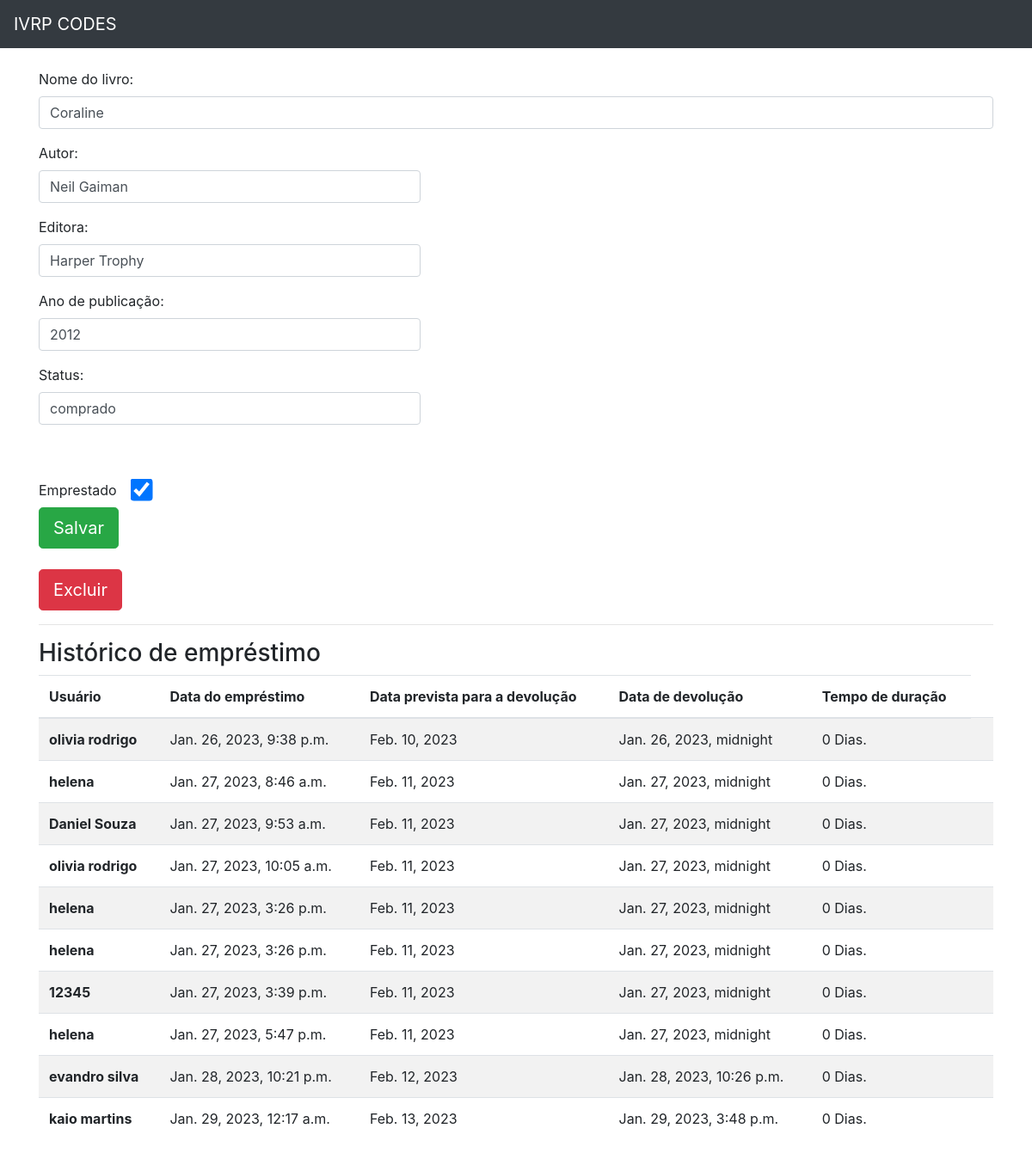
/livro/ver_livro/3, run on the app's committed database.
### livro/models.py (models this page shows, shortened)
class Livros(models.Model):
  img = models.ImageField(upload_to='capa_livro', null = True, blank = True)
  titulo = models.CharField(max_length = 100)
  autor = models.CharField(max_length = 30)
  editora = models.CharField(max_length = 50)
  status = models.CharField(max_length = 8)
  emprestado = models.BooleanField(default = False)
  categoria = models.ForeignKey(Categoria, on_delete= models.DO_NOTHING)
  anoPublicacao = models.CharField(max_length = 4)
  class Meta:
    verbose_name = 'Livro'

class Emprestimo(models.Model):
  nome_emprestado = models.ForeignKey(Usuario, on_delete=models.DO_NOTHING)
  data_emprestimo = models.DateTimeField(default = datetime.datetime.now())
  data_devolucao = models.DateTimeField(blank=True, null=True)
  data_prevista_devolucao = models.DateField(blank=True, null=True)
  cpf_biblio = models.CharField(max_length=11)
  livro = models.ForeignKey(Livros, on_delete=models.DO_NOTHING)
  class Meta:
    verbose_name = 'Emprestimo'

### usuarios/models.py (models this page shows)
class Usuario(models.Model):
    nome = models.CharField(max_length=30)
    email = models.EmailField()
    categoria = models.CharField(max_length=50)
    turma = models.CharField(max_length=50)
    telefone = models.CharField(max_length=11)
    senha = models.CharField(max_length=8)
    def __str__(self) -> str:
        return self.nome

### livro/views.py (the view)
# urls.py: path('ver_livro/<int:id>', views.ver_livros, name='ver_livros'),
def ver_livros(request, id):
    livro = Livros.objects.get(id = id)
    emprestimos = Emprestimo.objects.filter(livro = livro)
    form = CadastroLivro()
    return render(request, 'ver_livro.html', {'livro': livro, 'emprestimos': emprestimos, 'form': form, 'id_livro': id})

### livro/forms.py
class CadastroLivro(forms.ModelForm):
    class Meta:
        model = Livros
        fields = "__all__"
    def __init__(self, *args, **kwargs):
        super().__init__(*args, **kwargs)

### livro/templatetags/filtros.py (called while the page is built)
@register.filter
def mostra_duracao(value1, value2):
    if all((isinstance(value1, datetime), isinstance(value2, date))):
        dias = (value1 - value2).days
        texto = 'Dias'
        if dias == 1:
            texto = 'Dia'
        if dias < 0:
            dias = 0
        return f"{dias} {texto}."
    else:
        return "Ainda não foi devolvido."

### livro/templates/ver_livro.html (shortened to what this page needs)
{% extends 'base3.html' %}
{% load filtros %}
{% block 'conteudo' %}
<div class="container">
        <br>
        <form action="#" method="POST">
          <p>
            <label>Nome do livro:</label>
            <input class="form-control" type="texte" value="{{livro.titulo}}" name="titulo">
          </p>
          <p>
            <label>Autor:</label>
            <input style="width: 40%;" class="form-control" type="texte" value="{{livro.autor}}" name="autor">
          </p>
          <p>
            <label>Editora:</label>
            <input style="width: 40%;" class="form-control" type="texte" value="{{livro.editora}}" name="editora">
          </p>
          <p>
              <label>Ano de publicação:</label>
              <input style="width: 40%;" class="form-control" type="texte" value="{{livro.anoPublicacao}}" name="anoPublicacao">
          </p>
          <p>
              <label>Status:</label>
              <input style="width: 40%;" class="form-control" type="texte" value="{{livro.status}}" name="status">
            </p>
          <br>
          <br>
            <label>Emprestado &nbsp; &nbsp;</label>
            {% if livro.id %}
              <input style= "transform: scale(2.0)" checked type="checkbox" name="emprestado">
            {% else %}
              <input style= "transform: scale(2.0)" type="checkbox" name="emprestado">
            {% endif %}
            <br>
            <input type="submit" class="btn btn-success btn-lg" value="Salvar">
        </form>
        <br>
        <button type="button" class="btn btn-danger btn-lg" data-toggle="modal" data-target="#exampleModal2">
          Excluir
        </button>
        <hr>
        <h3>Histórico de empréstimo</h3>
        <table class="table table-striped">
          <thead>
            <tr>
              <th scope="col">Usuário</th>
              <th scope="col">Data do empréstimo</th>
              <th scope="col">Data prevista para a devolução</th>
              <th scope="col">Data de devolução</th>
              <th scope="col">Tempo de duração</th>
            </tr>
          </thead>
          <tbody>
            {%for i in emprestimos%}
              <tr>
                <th scope="row">{{i.nome_emprestado}}</th>
                <td>{{i.data_emprestimo}}</td>
                <td>{{i.data_prevista_devolucao}}</td>
                <td>{{i.data_devolucao}}</td>
                <td>{{i.data_devolucao|mostra_duracao:i.data_emprestimo}}</td>
                <td></td>
              </tr>
            {%endfor%}
          </tbody>
        </table>
        </div>
{% endblock %}

### templates/base3.html (shortened to what this page needs)
<!doctype html>
<html lang="en">
  <head>
    <link rel="stylesheet" href="https://cdn.jsdelivr.net/npm/bootstrap@4.6.2/dist/css/bootstrap.min.css">
  </head>
  <body>
<nav class="navbar navbar-dark bg-dark">
  <a class="navbar-brand" href="{%url 'home_empre'%}">IVRP CODES</a>
</nav>
    {% block 'conteudo' %}
    {% endblock %}
</html>

### data on the page
Livros: titulo "Coraline", autor "Neil Gaiman", editora "Harper Trophy", anoPublicacao "2012", status "comprado"
Emprestimo: nome_emprestado "olivia rodrigo", data_emprestimo "Jan. 26, 2023, 9:38 p.m.", data_prevista_devolucao "Feb. 10, 2023", data_devolucao "Jan. 26, 2023, midnight", data_devolucao|mostra_duracao "0 Dias."
Emprestimo: nome_emprestado "helena", data_emprestimo "Jan. 27, 2023, 8:46 a.m.", data_prevista_devolucao "Feb. 11, 2023", data_devolucao "Jan. 27, 2023, midnight", data_devolucao|mostra_duracao "0 Dias."
Emprestimo: nome_emprestado "Daniel Souza", data_emprestimo "Jan. 27, 2023, 9:53 a.m.", data_prevista_devolucao "Feb. 11, 2023", data_devolucao "Jan. 27, 2023, midnight", data_devolucao|mostra_duracao "0 Dias."
Emprestimo: nome_emprestado "olivia rodrigo", data_emprestimo "Jan. 27, 2023, 10:05 a.m.", data_prevista_devolucao "Feb. 11, 2023", data_devolucao "Jan. 27, 2023, midnight", data_devolucao|mostra_duracao "0 Dias."
Emprestimo: nome_emprestado "helena", data_emprestimo "Jan. 27, 2023, 3:26 p.m.", data_prevista_devolucao "Feb. 11, 2023", data_devolucao "Jan. 27, 2023, midnight", data_devolucao|mostra_duracao "0 Dias."
Emprestimo: nome_emprestado "helena", data_emprestimo "Jan. 27, 2023, 3:26 p.m.", data_prevista_devolucao "Feb. 11, 2023", data_devolucao "Jan. 27, 2023, midnight", data_devolucao|mostra_duracao "0 Dias."
Emprestimo: nome_emprestado "12345", data_emprestimo "Jan. 27, 2023, 3:39 p.m.", data_prevista_devolucao "Feb. 11, 2023", data_devolucao "Jan. 27, 2023, midnight", data_devolucao|mostra_duracao "0 Dias."
Emprestimo: nome_emprestado "helena", data_emprestimo "Jan. 27, 2023, 5:47 p.m.", data_prevista_devolucao "Feb. 11, 2023", data_devolucao "Jan. 27, 2023, midnight", data_devolucao|mostra_duracao "0 Dias."
Emprestimo: nome_emprestado "evandro silva", data_emprestimo "Jan. 28, 2023, 10:21 p.m.", data_prevista_devolucao "Feb. 12, 2023", data_devolucao "Jan. 28, 2023, 10:26 p.m.", data_devolucao|mostra_duracao "0 Dias."
Emprestimo: nome_emprestado "kaio martins", data_emprestimo "Jan. 29, 2023, 12:17 a.m.", data_prevista_devolucao "Feb. 13, 2023", data_devolucao "Jan. 29, 2023, 3:48 p.m.", data_devolucao|mostra_duracao "0 Dias."
